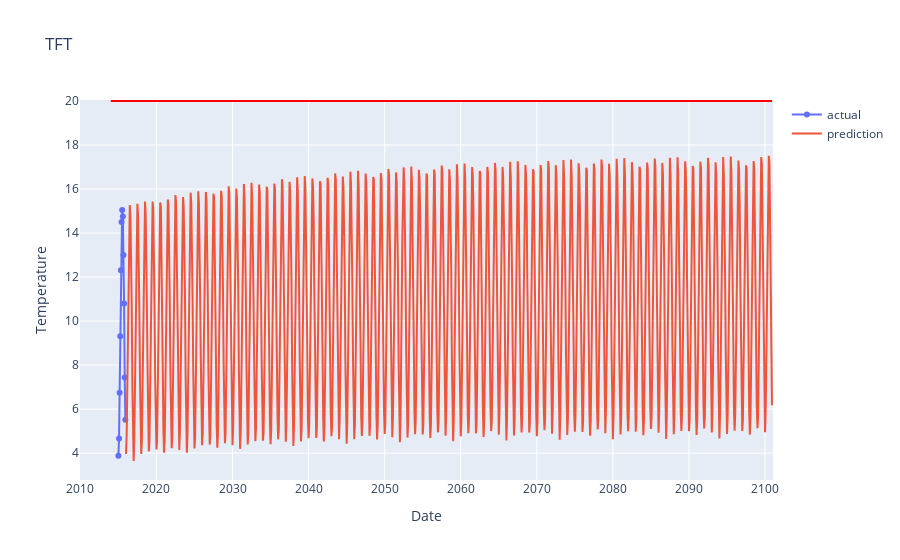

The code cell stored with this chart in its notebook:
### Code cell
# 使用plotly绘制预测结果
import plotly.graph_objects as go
fig = go.Figure()
fig.add_trace(go.Scatter(x=df['dt'][-12:], y=df['LandAverageTemperature'][-12:], name='actual'))
fig.add_trace(go.Scatter(x=pred_df['dt'], y=pred_df['LandAverageTemperature'], name='prediction'))
# 20摄氏度的水平线
fig.add_shape(type="line", x0="2014-01-01", y0=20, x1="2100-12-01", y1=20, line=dict(color="Red", width=2))
fig.update_layout(title="TFT", xaxis_title="Date", yaxis_title="Temperature")
fig.show()

### Figure 1 — Plotly figure (JSON) as saved in the notebook; plotly's stock layout.template omitted (floating-point values rounded to 4 significant figures; data arrays with more than 128 entries replaced by an {"elided": "..."} marker saying what was removed)
{"data": [{"name": "actual", "type": "scatter", "x": ["2015-01-01", "2015-02-01", "2015-03-01", "2015-04-01", "2015-05-01", "2015-06-01", "2015-07-01", "2015-08-01", "2015-09-01", "2015-10-01", "2015-11-01", "2015-12-01"], "y": [3.881, 4.664, 6.74, 9.313, 12.31, 14.51, 15.05, 14.76, 13.0, 10.8, 7.433, 5.518]}, {"name": "prediction", "type": "scatter", "x": {"elided": "1020 str values"}, "y": {"elided": "1020 float values"}}], "layout": {"shapes": [{"line": {"color": "Red", "width": 2}, "type": "line", "x0": "2014-01-01", "x1": "2100-12-01", "y0": 20, "y1": 20}], "title": {"text": "TFT"}, "xaxis": {"title": {"text": "Date"}}, "yaxis": {"title": {"text": "Temperature"}}}}
